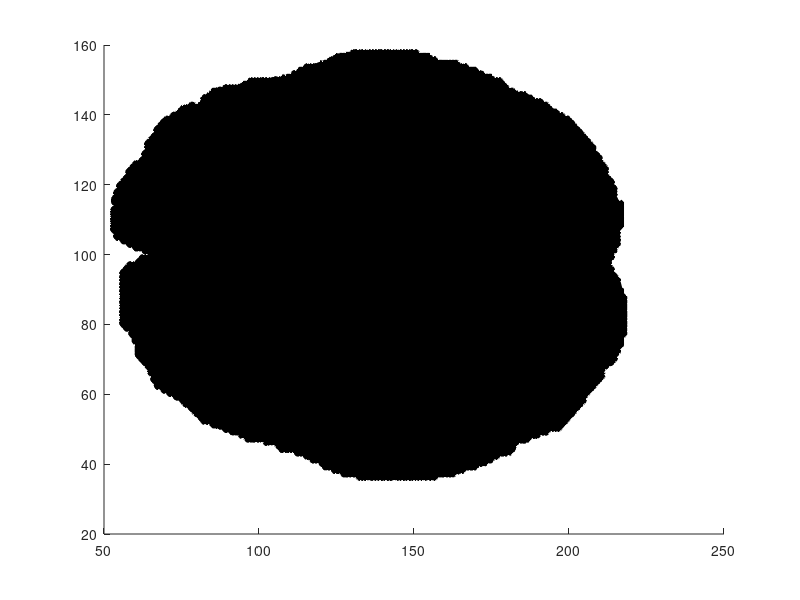

Write MATLAB code to recreate this figure. (Note: this script raises an error after producing the figure.)
%Plot CSF Gray and White matter for LL slices
%x increases from front (anterior) to back (posterior), dx=1 mm
%y increases from top of head (dorsal) to bottom (basal), dy=1 mm
% z increases from left to the right. Z is slice number, dz=0.9 mm
% xy is MR slice, [256x256]
% 4-25-2018 - David J. Caldwell 

clear all;clc
load LL_CSF.mat;
load LL_GrayMatter.mat;
load LL_WhiteMatter.mat;

% permute the order of x and y to make plotting easier
colOrder = [3 2 1];
CSF(:,colOrder) = flipud(CSF);
GrayMatter(:,colOrder) = flipud(GrayMatter);
WhiteMatter(:,colOrder) = flipud(WhiteMatter);

%%%%% first we will reshape it
jVec = [34:158]; % this iterates through the slices
x = [1:256];
y= [1:256];
z = [1:256];

% make a meshgrid to visualize the cube
[X,Y,Z] = meshgrid(x,y,z);

% make individual  matrices 
CSFReshape = zeros(size(X));
GrayMatterReshape = zeros(size(Y));
WhiteMatterReshape = zeros(size(Z));
BrainReshape = zeros(size(X));

% iterate through the j vector
for j=jVec
    
    % CSF
    % take a slice
    SliceNumber=j;
    
    % take z dimension of CSF
    J1=CSF(:,3); 
    J2=find(J1==SliceNumber);
    CSFSlice = CSF(J2,:);
    
    %convert to linear indices for indexing
    linearInd = sub2ind([256,256,256],CSFSlice(:,1),CSFSlice(:,2),CSFSlice(:,3));
    CSFReshape(linearInd) = 1;
    % assign CSF values of 1 
    BrainReshape(linearInd) = 1;
    
    %%%%%%%%%%%%%%%%%%%%%%%%%%%%%%%%%%%%%%
    % GRAY MATTER
    J1=GrayMatter(:,3);
    J2=find(J1==SliceNumber);
    GrayMatterSlice = (GrayMatter(J2,:));
    linearInd = sub2ind([256,256,256],GrayMatterSlice(:,1),GrayMatterSlice(:,2),GrayMatterSlice(:,3));
    
    GrayMatterReshape(linearInd) = 1;
    BrainReshape(linearInd) = 3;
    %%%%%%%%%%%%%%%%%%%%%%%%%%%%%%%%%%%%%%
    % WHITE MATTER
    J1=WhiteMatter(:,3);
    J2=find(J1==SliceNumber);
    WhiteMatterSlice = (WhiteMatter(J2,:));
    linearInd = sub2ind([256,256,256],WhiteMatterSlice(:,1),WhiteMatterSlice(:,2),WhiteMatterSlice(:,3));
    
    WhiteMatterReshape(linearInd) = 1;
    BrainReshape(linearInd) = 5;
    
end;

%
%BrainReshape = permute(BrainReshape,[3 1 2]);

%% Now plot the Cortex highlighting either the gray or white or CSF
% Highlight Gray Matter
% set light scale for visualization 
lightScale = 0.8;
figure;
set(gca, 'ZDir','reverse')
p = patch(isosurface(X,Y,Z,BrainReshape,1.25));
% get normals to the surface - this helps with lighting
isonormals(x,y,z,BrainReshape,p)

% check MATLAB version for compatability 
if verLessThan('matlab','8.5')
    set(p,'FaceColor',[0.8 0.8 0.8]);
    set(p,'EdgeColor','none');
else
    p.FaceColor = [0.8 0.8 0.8];
    p.EdgeColor = 'none';
    p.FaceAlpha = 0.7;
end
view(3);
%axis tight
box off
axis off

% daspect should take care of the 1 mm, 1mm, 0.9 mm scales for visualizing
% the x, y, and z 
daspect([1 1 0.9])
view(90,90);
l = camlight('headlight');
set(l,'color',[lightScale lightScale lightScale]*.3);
view(90,-90);
l = camlight('headlight');
set(l,'color',[lightScale lightScale lightScale]*.3);
view(90,0);
l = camlight('headlight');
set(l,'color',[lightScale lightScale lightScale]);
view(-90,0);
l = camlight('headlight');
set(l,'color',[lightScale lightScale lightScale]);

% lighting additions 
lighting gouraud
material([.3 .8 .1 10 1]);

%%%%%%%%%%%%%%%%%%%%%%%%%%%%%%%%%%%%%%
% Highlight White Matter
figure
set(gca, 'ZDir','reverse')
p = patch(isosurface(X,Y,Z,BrainReshape,3));
isonormals(x,y,z,BrainReshape,p)
if verLessThan('matlab','8.5')
    set(p,'FaceColor',[0.8 0.8 0.8]);
    set(p,'EdgeColor','none');
else
    p.FaceColor = [0.8 0.8 0.8];
    p.EdgeColor = 'none';
        p.FaceAlpha = 0.7;

end
view(3);
%axis tight
axis off
colormap(gray(50))
box off
axis off
daspect([1 1 0.9])
view(90,90);
l = camlight('headlight');
set(l,'color',[lightScale lightScale lightScale]*.3);
view(90,-90);
l = camlight('headlight');
set(l,'color',[lightScale lightScale lightScale]*.3);
view(90,0);
l = camlight('headlight');
set(l,'color',[lightScale lightScale lightScale]);
view(-90,0);
l = camlight('headlight');
set(l,'color',[lightScale lightScale lightScale]);

lighting gouraud
material([.3 .8 .1 10 1]);


%% Now plot the cortex and a slice through it 

% ui box for input
prompt = {'X limit?','Y limit?','Z limit?'};
dlg_title = 'Subvolumes';
num_lines = 1;
defaultans = {'[NaN NaN]','[NaN NaN]','[55 NaN]'};
answer = inputdlg(prompt,dlg_title,num_lines,defaultans);

xLim = str2num(answer{1});
yLim = str2num(answer{2});
zLim = str2num(answer{3});

% get limits of the volume we are interested in
limits = [xLim(1) xLim(2) yLim(1) yLim(2) zLim(1) zLim(2)];

% extract a subset of the volume data
[x, y, z, D] = subvolume(BrainReshape, limits);          

 % isosurface for the outside of the volume
[fo,vo] = isosurface(x,y,z,D,1.7);          

% isocaps for the end caps of the volume
[fe,ve,ce] = isocaps(x,y,z,D,1.7);               

figure
set(gca, 'ZDir','reverse')

% draw the outside of the volume
hiso = patch('Faces', fo, 'Vertices', vo);

 % draw the end caps of the volume
hcap = patch('Faces', fe, 'Vertices', ve, ...   
    'FaceVertexCData', ce);

% check MATLAB version for compatability 

if verLessThan('matlab','8.5')
    set(hiso,'FaceColor',[0.7 0.7 0.7]);
    set(hiso,'EdgeColor','none');
    set(hcap,'FaceColor','interp');
    set(hcap,'EdgeColor','none');
else
    hiso.FaceColor = [0.7 0.7 0.7];
    %hiso.FaceAlpha = 0.7;
    hiso.EdgeColor = 'none';
    
    hcap.FaceColor = 'interp';
    hcap.EdgeColor = 'none';

end

colormap(gray(50))
box off
axis off
daspect([1 1 0.9])
view(90,90);
l = camlight('headlight');
set(l,'color',[lightScale lightScale lightScale]*.3);
view(90,-90);
l = camlight('headlight');
set(l,'color',[lightScale lightScale lightScale]*.3);
view(90,0);
l = camlight('headlight');
set(l,'color',[lightScale lightScale lightScale]);
view(-90,0);
l = camlight('headlight');
set(l,'color',[lightScale lightScale lightScale]);

lighting gouraud
material([.3 .8 .1 10 1]);


